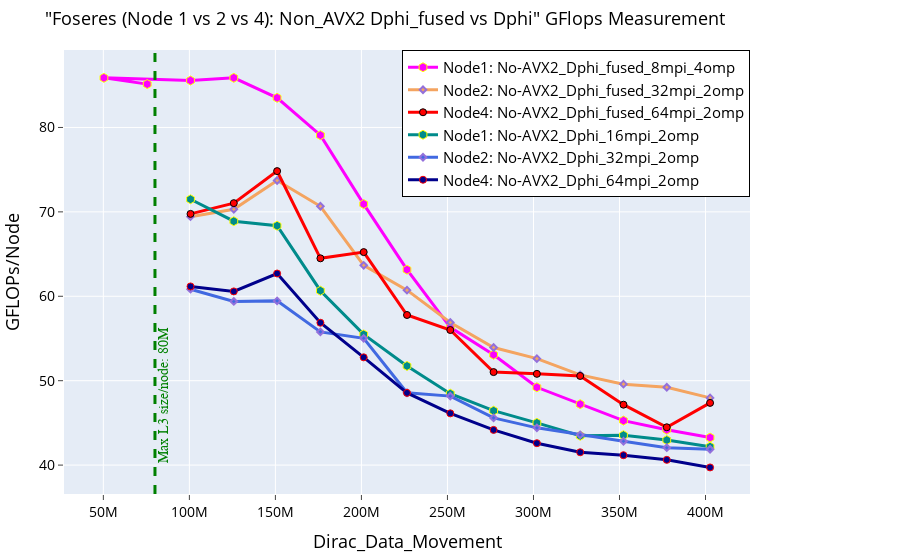

Here is the notebook cell this chart was saved with:
### Markdown cell above
# MACRO Best cases on Node 1, 2 and 4

### Code cell
fig = go.Figure() 

# MACRO Fused Case
fig.add_trace(go.Scatter(x=(dfn1MacFusNonProb_8mpi_4omp.Dirc_Data_Mov*(dfn1MacFusNonProb_8mpi_4omp.MPI_size)), 
                         y=(dfn1MacFusNonProb_8mpi_4omp.GFLOPS*(dfn1MacFusNonProb_8mpi_4omp.MPI_size)), 
                         mode='lines+markers', 
                         name='Node1: No-AVX2_Dphi_fused_8mpi_4omp',
                         line=dict(color='magenta',width=3),
                         marker=dict(symbol='hexagon',size=9, line=dict(color='yellow',width=1))))

fig.add_trace(go.Scatter(x=(dfn2MacFusNonProb_32mpi_2omp.Dirc_Data_Mov*(dfn2MacFusNonProb_32mpi_2omp.MPI_size/2)), 
                         y=(dfn2MacFusNonProb_32mpi_2omp.GFLOPS*(dfn2MacFusNonProb_32mpi_2omp.MPI_size/2)), 
                         mode='lines+markers', 
                         name='Node2: No-AVX2_Dphi_fused_32mpi_2omp',
                         line=dict(color='sandybrown',width=3),
                         marker=dict(symbol='diamond',size=5,line=dict(color='MediumPurple',width=2))))

fig.add_trace(go.Scatter(x=(dfn4MacFusnonProb_64mpi_2omp.Dirc_Data_Mov*(dfn4MacFusnonProb_64mpi_2omp.MPI_size/4)), 
                         y=(dfn4MacFusnonProb_64mpi_2omp.GFLOPS*(dfn4MacFusnonProb_64mpi_2omp.MPI_size/4)), 
                         mode='lines+markers', 
                         name='Node4: No-AVX2_Dphi_fused_64mpi_2omp',
                         line=dict(color='red',width=3),
                         marker=dict(symbol='circle',size=7, line=dict(color='black',width=1))))


# MACRO Non_fused Case
fig.add_trace(go.Scatter(x=(dfn1MacNonFusNonProb_16mpi_2omp.Dirc_Data_Mov*(dfn1MacNonFusNonProb_16mpi_2omp.MPI_size)), 
                         y=(dfn1MacNonFusNonProb_16mpi_2omp.GFLOPS*(dfn1MacNonFusNonProb_16mpi_2omp.MPI_size)), 
                         mode='lines+markers', 
                         name='Node1: No-AVX2_Dphi_16mpi_2omp',
                         line=dict(color='darkcyan',width=3),
                         marker=dict(symbol='hexagon',size=9, line=dict(color='yellow',width=1))))

fig.add_trace(go.Scatter(x=(dfn2MacNonFusNonProb_32mpi_2omp.Dirc_Data_Mov*(dfn2MacNonFusNonProb_32mpi_2omp.MPI_size/2)), 
                         y=(dfn2MacNonFusNonProb_32mpi_2omp.GFLOPS*(dfn2MacNonFusNonProb_32mpi_2omp.MPI_size/2)), 
                         mode='lines+markers', 
                         name='Node2: No-AVX2_Dphi_32mpi_2omp',
                         line=dict(color='royalblue',width=3),
                         marker=dict(symbol='diamond',size=5,line=dict(color='MediumPurple',width=2))))

fig.add_trace(go.Scatter(x=(dfn4MacNonFusNonProb_64mpi_2omp.Dirc_Data_Mov*(dfn4MacNonFusNonProb_64mpi_2omp.MPI_size/4)), 
                         y=(dfn4MacNonFusNonProb_64mpi_2omp.GFLOPS*(dfn4MacNonFusNonProb_64mpi_2omp.MPI_size/4)), 
                         mode='lines+markers', 
                         name='Node4: No-AVX2_Dphi_64mpi_2omp',
                         line=dict(color='darkblue',width=3),
                         marker=dict(symbol='circle',size=7, line=dict(color='red',width=1))))


# Adding a vertical line
fig.add_vline(x=80e6, line_width=3, line_dash="dash", line_color="green")
# fig.add_hline(y=1024, line_width=3, line_dash="dash", line_color="red")

# Add annotation
# fig.add_annotation(
#     x='80e6'
#     , y=130
#     , text=f'LLC Size Per Node'
#     , yanchor='bottom'
#     , showarrow=False
#     , arrowhead=1
#     , arrowsize=1
#     , arrowwidth=2
#     , arrowcolor="#636363"
#     , ax=-20
#     , ay=-30
#     , font=dict(size=12, color="purple", family="Sans Serif")
#     , align="left"
#     ,)

fig.add_annotation(
    x=80e6,
    y=40,
    text='Max L3 size/node: 80M',
    xanchor='left',  # Anchor the text to the left side of the annotation point
    yanchor='bottom',
    showarrow=False,
    arrowhead=1,
    arrowsize=1,
    arrowwidth=2,
    arrowcolor="#636363",
    ax=-60,  # Move the text 60 units to the left
    ay=-30,
    font=dict(size=14, color="green", family="Sans Serif"),
    align="left",
    textangle=-90,  # Rotate the text 90 degrees counter-clockwise
)


fig.update_layout(
    title=dict(text='"Foseres (Node 1 vs 2 vs 4): Non_AVX2 Dphi_fused vs Dphi" GFlops Measurement',
               font=dict(color="black", size=18)),  # Set title text color to black
    xaxis_title=dict(text='Dirac_Data_Movement', font=dict(color="black", size=18)), 
    yaxis_title=dict(text='GFLOPs/Node', font=dict(color="black", size=18)), 
    xaxis=dict(ticks="outside", tickfont=dict(color="black", size=14)),  # Set font color for x-axis ticks
    yaxis=dict(ticks="outside", tickfont=dict(color="black",size=14)),  # Set font color for y-axis ticks
    legend=go.layout.Legend(bordercolor="black", borderwidth=1, x=1, xanchor="right", y=1, yanchor="top",
                            font=dict(color="black",size=15)),  # Set legend text color to black
    margin=dict(l=50, r=150, t=50, b=50)  # Adjust the left and right margins
)

### Figure 1 — Plotly figure (JSON) as saved in the notebook; plotly's stock layout.template omitted (floating-point values rounded to 4 significant figures)
{"data": [{"line": {"color": "magenta", "width": 3}, "marker": {"line": {"color": "yellow", "width": 1}, "size": 9, "symbol": "hexagon"}, "mode": "lines+markers", "name": "Node1: No-AVX2_Dphi_fused_8mpi_4omp", "type": "scatter", "x": [75497472, 50331648, 100663296, 125829120, 150994944, 176160768, 201326592, 226492416, 251658240, 276824064, 301989888, 327155712, 352321536, 377487360, 402653184], "y": [85.14, 85.88, 85.56, 85.88, 83.51, 79.08, 70.92, 63.16, 56.32, 53.08, 49.22, 47.22, 45.27, 44.2, 43.26]}, {"line": {"color": "sandybrown", "width": 3}, "marker": {"line": {"color": "MediumPurple", "width": 2}, "size": 5, "symbol": "diamond"}, "mode": "lines+markers", "name": "Node2: No-AVX2_Dphi_fused_32mpi_2omp", "type": "scatter", "x": [100663296, 125829120, 150994944, 176160768, 201326592, 226492416, 251658240, 276824064, 301989888, 327155712, 352321536, 377487360, 402653184], "y": [69.43, 70.31, 73.72, 70.66, 63.67, 60.72, 56.9, 53.93, 52.61, 50.68, 49.59, 49.22, 47.96]}, {"line": {"color": "red", "width": 3}, "marker": {"line": {"color": "black", "width": 1}, "size": 7, "symbol": "circle"}, "mode": "lines+markers", "name": "Node4: No-AVX2_Dphi_fused_64mpi_2omp", "type": "scatter", "x": [100663296, 125829120, 150994944, 176160768, 201326592, 226492416, 251658240, 276824064, 301989888, 327155712, 352321536, 377487360, 402653184], "y": [69.76, 71.03, 74.83, 64.5, 65.23, 57.78, 56.0, 51.02, 50.81, 50.56, 47.16, 44.48, 47.37]}, {"line": {"color": "darkcyan", "width": 3}, "marker": {"line": {"color": "yellow", "width": 1}, "size": 9, "symbol": "hexagon"}, "mode": "lines+markers", "name": "Node1: No-AVX2_Dphi_16mpi_2omp", "type": "scatter", "x": [100663296, 125829120, 150994944, 176160768, 201326592, 226492416, 251658240, 276824064, 301989888, 327155712, 352321536, 377487360, 402653184], "y": [71.49, 68.9, 68.36, 60.66, 55.48, 51.75, 48.46, 46.45, 45.0, 43.47, 43.55, 42.96, 42.18]}, {"line": {"color": "royalblue", "width": 3}, "marker": {"line": {"color": "MediumPurple", "width": 2}, "size": 5, "symbol": "diamond"}, "mode": "lines+markers", "name": "Node2: No-AVX2_Dphi_32mpi_2omp", "type": "scatter", "x": [100663296, 125829120, 150994944, 176160768, 201326592, 226492416, 251658240, 276824064, 301989888, 327155712, 352321536, 377487360, 402653184], "y": [60.84, 59.39, 59.45, 55.78, 55.02, 48.58, 48.17, 45.59, 44.41, 43.58, 42.83, 42.06, 41.87]}, {"line": {"color": "darkblue", "width": 3}, "marker": {"line": {"color": "red", "width": 1}, "size": 7, "symbol": "circle"}, "mode": "lines+markers", "name": "Node4: No-AVX2_Dphi_64mpi_2omp", "type": "scatter", "x": [100663296, 125829120, 150994944, 176160768, 201326592, 226492416, 251658240, 276824064, 301989888, 327155712, 352321536, 377487360, 402653184], "y": [61.17, 60.58, 62.7, 56.86, 52.77, 48.55, 46.13, 44.17, 42.6, 41.52, 41.17, 40.62, 39.72]}], "layout": {"annotations": [{"align": "left", "arrowcolor": "#636363", "arrowhead": 1, "arrowsize": 1, "arrowwidth": 2, "ax": -60, "ay": -30, "font": {"color": "green", "family": "Sans Serif", "size": 14}, "showarrow": false, "text": "Max L3 size/node: 80M", "textangle": -90, "x": 80000000, "xanchor": "left", "y": 40, "yanchor": "bottom"}], "legend": {"bordercolor": "black", "borderwidth": 1, "font": {"color": "black", "size": 15}, "x": 1, "xanchor": "right", "y": 1, "yanchor": "top"}, "margin": {"b": 50, "l": 50, "r": 150, "t": 50}, "shapes": [{"line": {"color": "green", "dash": "dash", "width": 3}, "type": "line", "x0": 80000000, "x1": 80000000, "xref": "x", "y0": 0, "y1": 1, "yref": "y domain"}], "title": {"font": {"color": "black", "size": 18}, "text": "\"Foseres (Node 1 vs 2 vs 4): Non_AVX2 Dphi_fused vs Dphi\" GFlops Measurement"}, "xaxis": {"tickfont": {"color": "black", "size": 14}, "ticks": "outside", "title": {"font": {"color": "black", "size": 18}, "text": "Dirac_Data_Movement"}}, "yaxis": {"tickfont": {"color": "black", "size": 14}, "ticks": "outside", "title": {"font": {"color": "black", "size": 18}, "text": "GFLOPs/Node"}}}}
